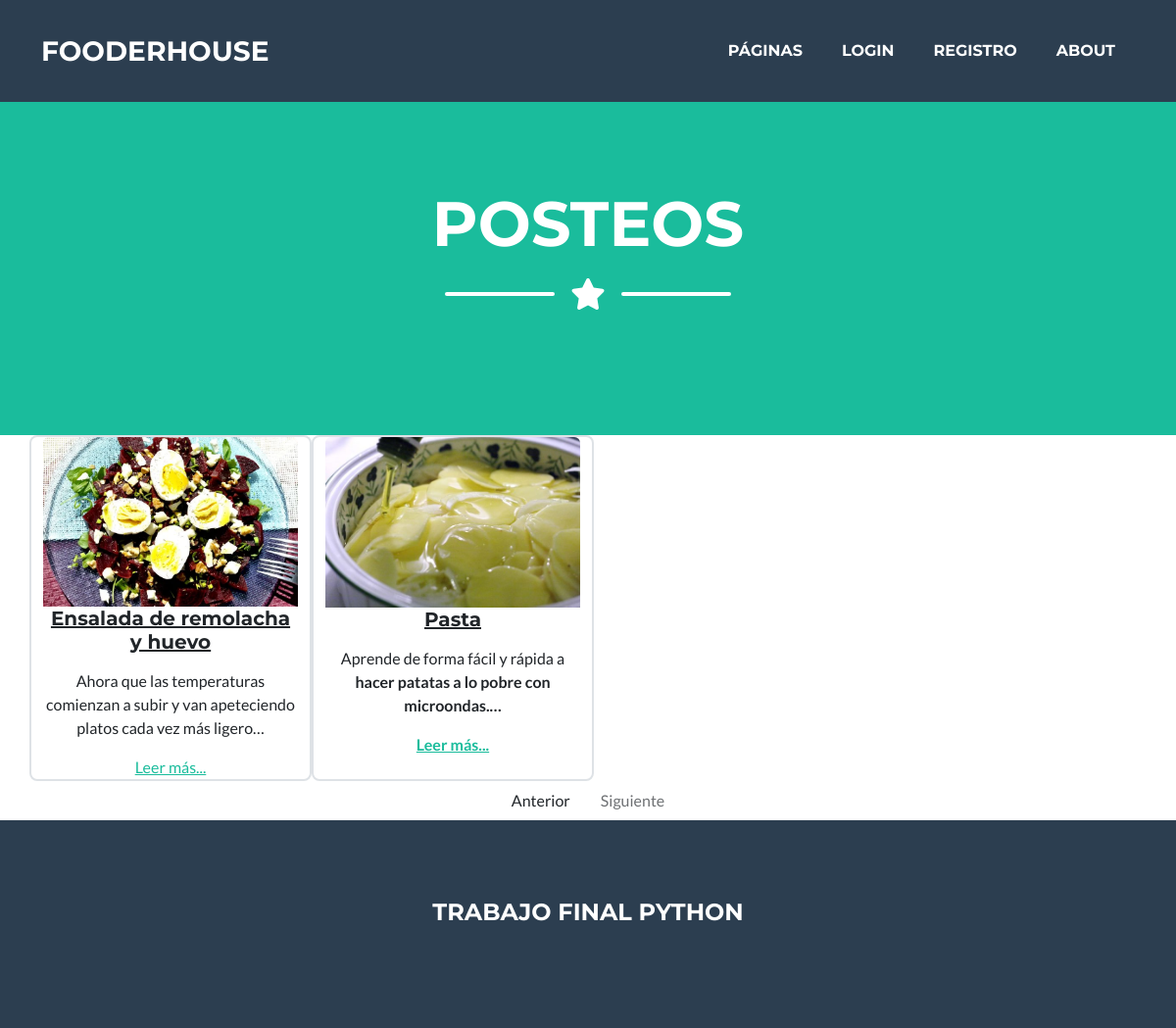
Screenshot of /App/pages/?page=2 with the database file from the repository.
### blogApp/models.py (models this page shows, shortened)
class Blog_post(models.Model):
    titulo= models.CharField(max_length=50, blank=True, null=True)
    slug= AutoSlugField(populate_from= 'titulo')
    subtitulo= models.TextField(max_length=50, blank=True, null=True)
    cuerpo= RichTextField(blank=True, null=True)
    autor= models.ForeignKey(User, null=True, default=None, on_delete=models.CASCADE)
    fecha= models.DateField(auto_now_add= True)
    imagen= models.ImageField(verbose_name='imagen', upload_to='media', null=True, blank=True)
    likes= models.ManyToManyField(User, related_name="post_like")
    @property
    def blog_post_link(self):
        return reverse("post", kwargs={
            'slug': self.slug
        })

### blogApp/views.py (the view)
# urls.py: path('pages/', views.pages, name= 'pages'),
def pages(request):
    posteos= Blog_post.objects.all()
    page= request.GET.get("page")
    paginator=Paginator(posteos, 2)
    try:
        posteos= paginator.page(page)
    except PageNotAnInteger:
        posteos= paginator.page(1)
    except EmptyPage:
        posteos= paginator.page(paginator.num_pages)
    return render(request, "blogApp/pages.html", {'posteos':posteos}, )

### blogApp/templates/blogApp/pages.html (shortened to what this page needs)
{% extends "blogApp/padre.html" %}
{% load static %}
{% block titulo_pagina %}
<h1 class="masthead-heading text-uppercase mb-0">Posteos</h1>
{% endblock %}
{% block contenidoQueCambiara %}
  <main class="main-content" >
    <div class="section bg-gray">
        <div class="container" >
            <div class="row" >
                      {% for post in posteos %}
                        <div class="card border hover-shadow-6 mb-6 d-block" style="width: 18rem;" >
                          <img class="card-img-top" src="{{post.imagen.url}}" >
                          <div class="p-6 text-center">
                            <h5 class="mb-0"><a class="text-dark">{{post.titulo}}</a></h5>
                            <p class="font-weight-light" href="{{post.blog_post_link}}">{{post.cuerpo|truncatechars:100|safe}}</p>
                            <a  href="{% url 'post' post.slug %}">Leer más...</a>
                          </div>
                        </div>
                        {% empty %}
                          <div class="p-6 text-center">
                            <h2>No hay páginas aún</h2>
                          </div>
                      {% endfor %}
                    </div>
                  </div>
                </div>
</main>
  <div class="p-6 text-center">
  {% include 'blogApp/paginador.html' %}
  </div>
{% endblock %}

### rows the page displays
Blog_post: imagen (picture), titulo "Ensalada de remolacha y huevo", cuerpo "Ahora que las temperaturas comienzan a subir y van apeteciendo platos cada vez más ligero…"
Blog_post: imagen (picture), titulo "Pasta", cuerpo "Aprende de forma fácil y rápida a hacer patatas a lo pobre con microondas.…"
